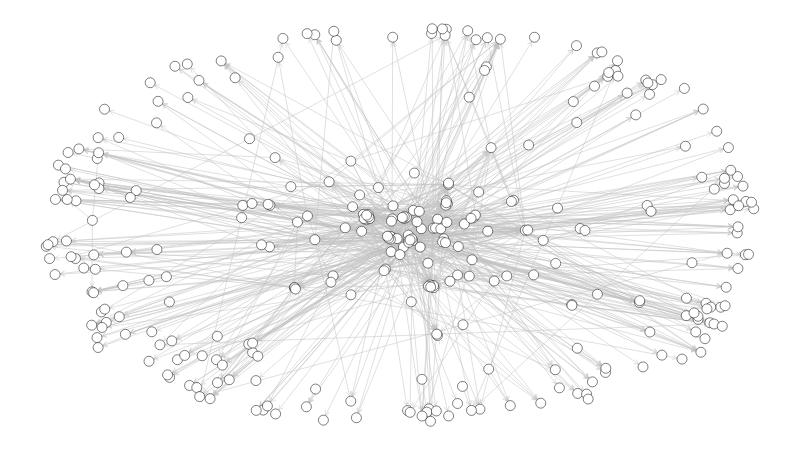

Notebook source saved alongside this figure:
### Code cell
nodes_raw = sn.load_graph('quantum_V01.gml', has_pos=False)
for i in range(len(edges)):
    edges[i] =  (int(edges[i][0]),int(edges[i][1]))
    
nodes = nx.edge_subgraph(nodes_raw, edges)

sn.show_graph(nodes, nlab=False)

### Figure 1 — Plotly figure (JSON) as saved in the notebook; plotly's stock layout.template omitted (floating-point values rounded to 4 significant figures; data arrays with more than 128 entries replaced by an {"elided": "..."} marker saying what was removed)
{"data": [{"hoverinfo": "none", "line": {"color": "rgb(192, 192, 192)", "width": 0.5}, "mode": "lines", "type": "scatter", "uid": "d66ec4f0-f80f-11e8-a4ae-0c5415a87eaa", "x": {"elided": "7320 float values"}, "y": {"elided": "7320 float values"}}, {"hoverinfo": "none", "marker": {"color": "rgb(255, 255, 255)", "line": {"color": "rgb(0, 0, 0)", "width": 0.5}, "size": 10}, "mode": "markers+text", "text": [], "textfont": {"color": "rgb(0, 0, 0)"}, "textposition": "top center", "type": "scatter", "uid": "d66ec4f1-f80f-11e8-89f3-0c5415a87eaa", "x": {"elided": "322 float values"}, "y": {"elided": "322 float values"}}], "layout": {"height": 450, "margin": {"b": 0, "l": 0, "r": 0, "t": 0}, "showlegend": false, "width": 800, "xaxis": {"showgrid": false, "showticklabels": false, "zeroline": false}, "yaxis": {"showgrid": false, "showticklabels": false, "zeroline": false}}}
